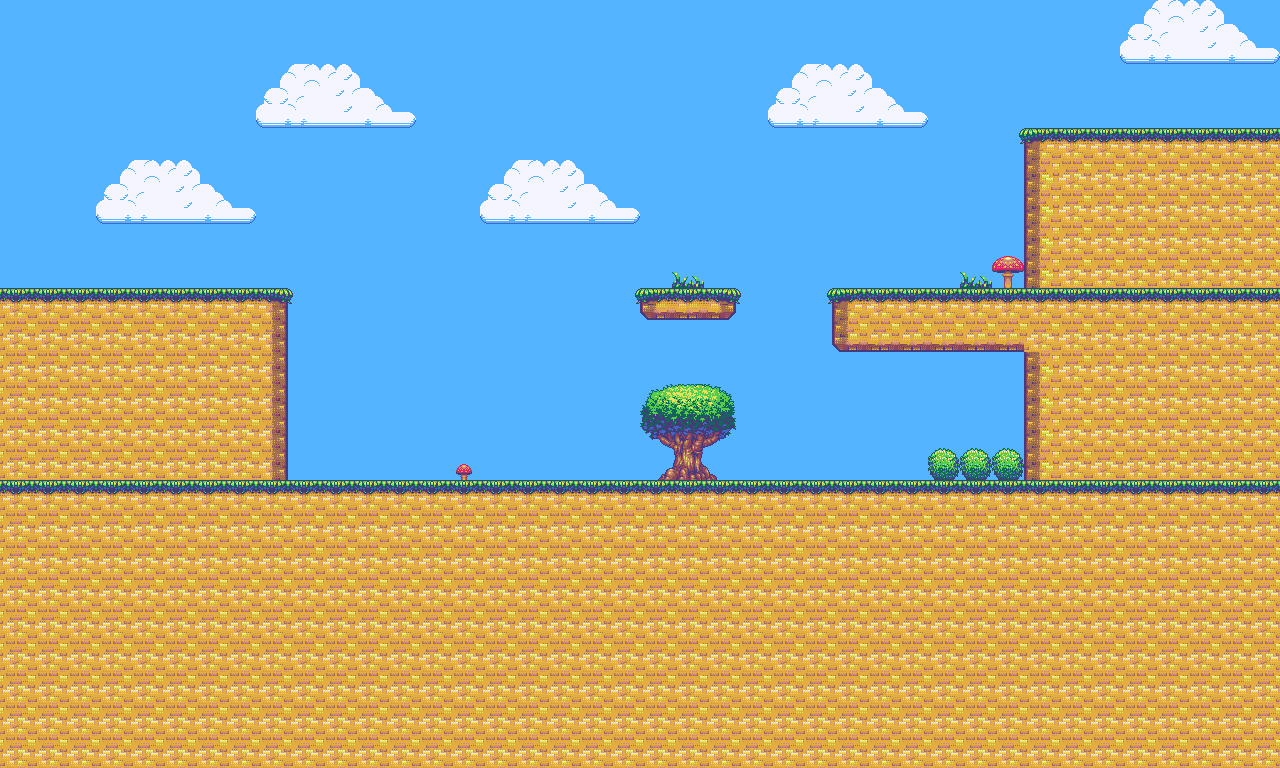

The image is a tile-based game level rendered from a .tmx file. Its description and source (layers, tilesets, objects; grid data summarised) follow:
An orthogonal 40x24 tile map with 32x32 px tiles, 1 tile layer (Terreno) and 5 objects (SpawnPoint, Goal, Mola, Botao, Portal).

<map version="1.0" orientation="orthogonal" renderorder="right-down" width="40" height="24" tilewidth="32" tileheight="32" nextobjectid="16">
 <tileset firstgid="1" name="grass" tilewidth="32" tileheight="32">
  <image source="generic_platformer_tiles.png" width="1024" height="768" />
 </tileset>
 <layer name="Terreno" width="40" height="24">
  <data>[960 cells, 960 non-empty, 44 distinct tile ids]</data>
 </layer>
 <objectgroup name="Objetos">
  <object id="9" name="SpawnPoint" x="317" y="411" width="58" height="25" />
  <object id="11" name="Goal" x="940" y="400" width="24" height="24" />
  <object id="13" name="Mola" x="557" y="442" width="36" height="30" />
  <object id="14" name="Botao" x="902" y="252" width="36" height="30" />
  <object id="15" name="Portal" x="841" y="355" width="54" height="123" />
 </objectgroup>
</map>
